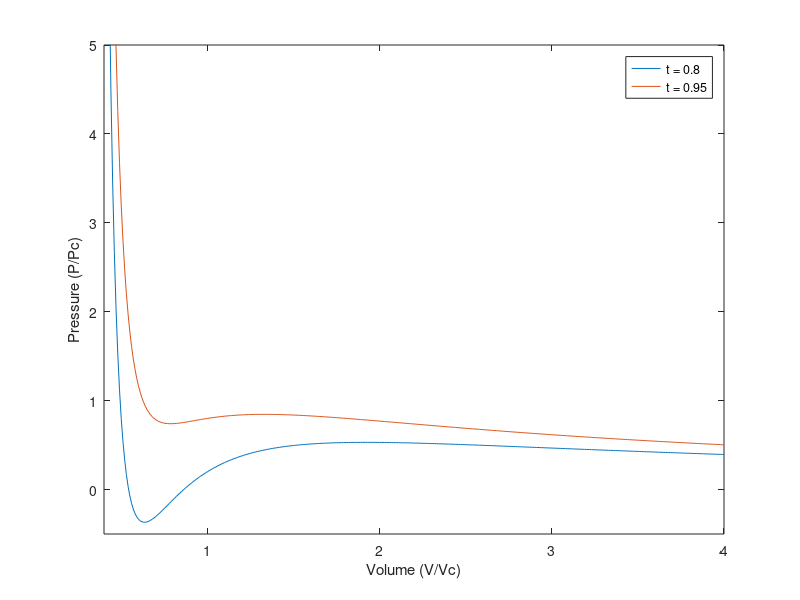

MATLAB code for this plot:
v = 0.4:0.01:4; 
t = 0.8;
j = 0.95;
p = (8 * t) ./ (3 * v - 1) - (3 ./ v.^2); 
plot(v,p)
hold on
h = (8 * j) ./ (3 * v - 1) - (3 ./ v.^2);
plot(v, h)
axis([0.4 4 -0.5 5]);
legend('t = 0.8', 't = 0.95');
ylabel('Pressure (P/Pc)');
xlabel('Volume (V/Vc)');